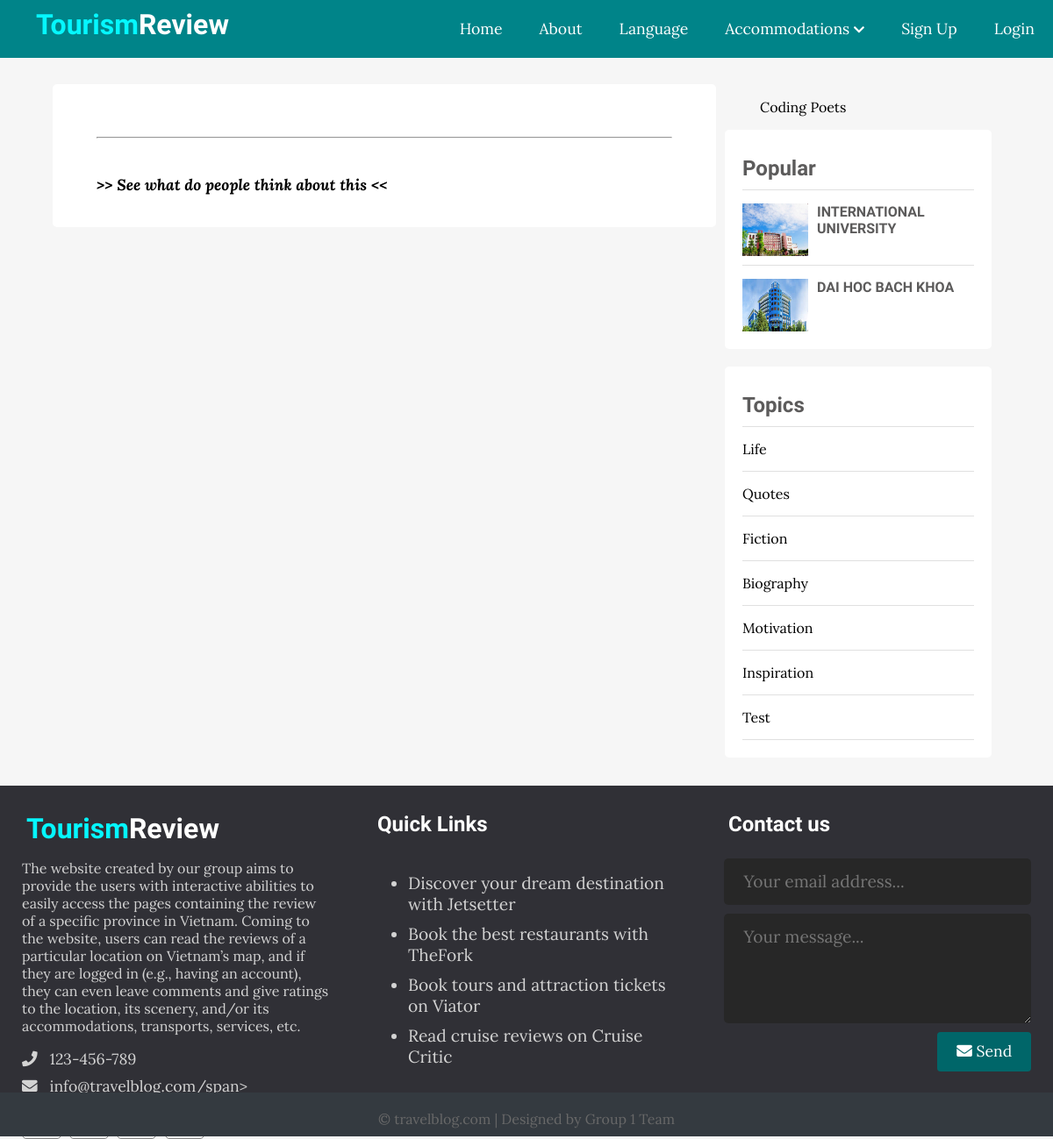
The page /single.php on the database its author committed.
### tables this page shows
CREATE TABLE `posts` (
  `id` int(11) NOT NULL,
  `user_id` int(11) NOT NULL,
  `topic_id` int(11) DEFAULT NULL,
  `title` varchar(255) NOT NULL,
  `image` varchar(255) NOT NULL,
  `body` text NOT NULL,
  `published` tinyint(4) NOT NULL,
  `created_at` datetime NOT NULL DEFAULT CURRENT_TIMESTAMP
);

CREATE TABLE `topics` (
  `id` int(11) NOT NULL,
  `name` varchar(100) NOT NULL,
  `description` text NOT NULL
);

### app/database/db.php (called while the page is built, shortened)
<?php
require('connect.php');
function executeQuery($sql, $data)
{
    global $conn;
    $stmt = $conn->prepare($sql);
    $values = array_values($data);
    $types = str_repeat('s', count($values));
    $stmt->bind_param($types, ...$values);
    $stmt->execute();
    return $stmt;
}
function selectAll($table, $conditions = [])
{
    global $conn;
    $sql = "SELECT * FROM $table";
    if (empty($conditions)) {
        $stmt = $conn->prepare($sql);
        $stmt->execute();
        $records = $stmt->get_result()->fetch_all(MYSQLI_ASSOC);
        return $records;
    } else {
        $i = 0;
        foreach ($conditions as $key => $value) {
            if ($i === 0) {
                $sql = $sql . " WHERE $key=?";
            } else {
                $sql = $sql . " AND $key=?";
            }
            $i++;
        }
        $stmt = executeQuery($sql, $conditions);
        $records = $stmt->get_result()->fetch_all(MYSQLI_ASSOC);
        return $records;
    }
}

### app/controllers/posts.php (called while the page is built, shortened)
<?php
include(ROOT_PATH . "/app/database/db.php");
$table = 'posts';
$topics = selectAll('topics');
$posts = selectAll($table);

### single.php (the view, shortened to what this page needs)
<?php include(ROOT_PATH . '/app/controllers/posts.php');
$topics = selectAll('topics');
$posts = selectAll('posts', ['published' => 1]);
?>
<!DOCTYPE html>
<html lang="en">
<head>
  <link rel="stylesheet" href="https://use.fontawesome.com/releases/v5.7.2/css/all.css">
  <link rel="stylesheet" href="assets/css/style.css">
</head>
<body>
  <?php include(ROOT_PATH . "/app/includes/header.php"); ?>
  <div class="page-wrapper">
    <div class="content clearfix">
      <div class="main-content-wrapper">
        <div class="main-content single">
          <div class="post-content">
            <hr>
            <p><a href="<?php echo BASE_URL . '/Comments/index.php' ?>"> <br> <b> <em>>> See what do people think about this <<</em> </b> </br></a></p>
          </div>
        </div>
      </div>
      <div class="sidebar single">
        <div class="fb-page" data-href="https://web.facebook.com/codingpoets/" data-small-header="false" data-adapt-container-width="true" data-hide-cover="false" data-show-facepile="true">
          <blockquote cite="https://web.facebook.com/codingpoets/" class="fb-xfbml-parse-ignore"><a href="https://web.facebook.com/codingpoets/">Coding Poets</a></blockquote>
        </div>
        <div class="section popular">
          <h2 class="section-title">Popular</h2>
          <?php foreach ($posts as $p) : ?>
            <div class="post clearfix">
              <img src="<?php echo BASE_URL . '/assets/images/' . $p['image']; ?>" alt="">
              <a href="" class="title">
                <h4><?php echo $p['title'] ?></h4>
              </a>
            </div>
          <?php endforeach; ?>
        </div>
        <div class="section topics">
          <h2 class="section-title">Topics</h2>
          <ul>
            <?php foreach ($topics as $topic) : ?>
              <li><a href="<?php echo BASE_URL . '/index.php?t_id=' . $topic['id'] . '&name=' . $topic['name'] ?>"><?php echo $topic['name']; ?></a></li>
            <?php endforeach; ?>
          </ul>
        </div>
      </div>
    </div>
  </div>
  <?php include(ROOT_PATH . "/app/includes/footer.php"); ?>
</body>
</html>

### assets/css/style.css (style rules this page uses)
* { box-sizing: border-box; }
html, body { height: 100%; padding: 0px; margin: 0px; background: #f6f6f6; font-family: "Lora", serif; }
h1, h2, h3, h4, h5, h6 { font-family: "Candal", serif; color: #5c5b5b; margin: 5px; }
a { text-decoration: none; color: inherit; }
.clearfix::after { content: ""; display: block; clear: both; }
.page-wrapper { min-height: 100%; }
.content { width: 90%; margin: 30px auto 30px; }
.content .main-content { width: 70%; float: left; }
.content .main-content.single { background: white; padding: 20px 50px; font-size: 1.1em; border-radius: 5px; }
.content .popular .post { border-top: 1px solid #e0e0e0; margin-top: 10px; padding-top: 10px; }
.content .popular .post img { height: 60px; width: 75px; float: left; margin-right: 10px; }
.content .sidebar { width: 30%; float: left; }
.content .sidebar.single { padding: 0px 10px; }
.content .sidebar .section { background: white; padding: 20px; border-radius: 5px; margin-bottom: 20px; }
.content .sidebar .section .section-title { margin: 10px 0px 10px 0px; }
.content .sidebar .section.topics ul { margin: 0px; padding: 0px; list-style: none; border-top: 1px solid #e0e0e0; }
.content .sidebar .section.topics ul li a { display: block; padding: 15px 0px 15px 0px; border-bottom: 1px solid #e0e0e0; transition: all 0.3s; }

### rows shown on the page
posts: image (picture), title "INTERNATIONAL UNIVERSITY"
posts: image (picture), title "DAI HOC BACH KHOA"
topics: name "Life"
topics: name "Quotes"
topics: name "Fiction"
topics: name "Biography"
topics: name "Motivation"
topics: name "Inspiration"
topics: name "Test"
